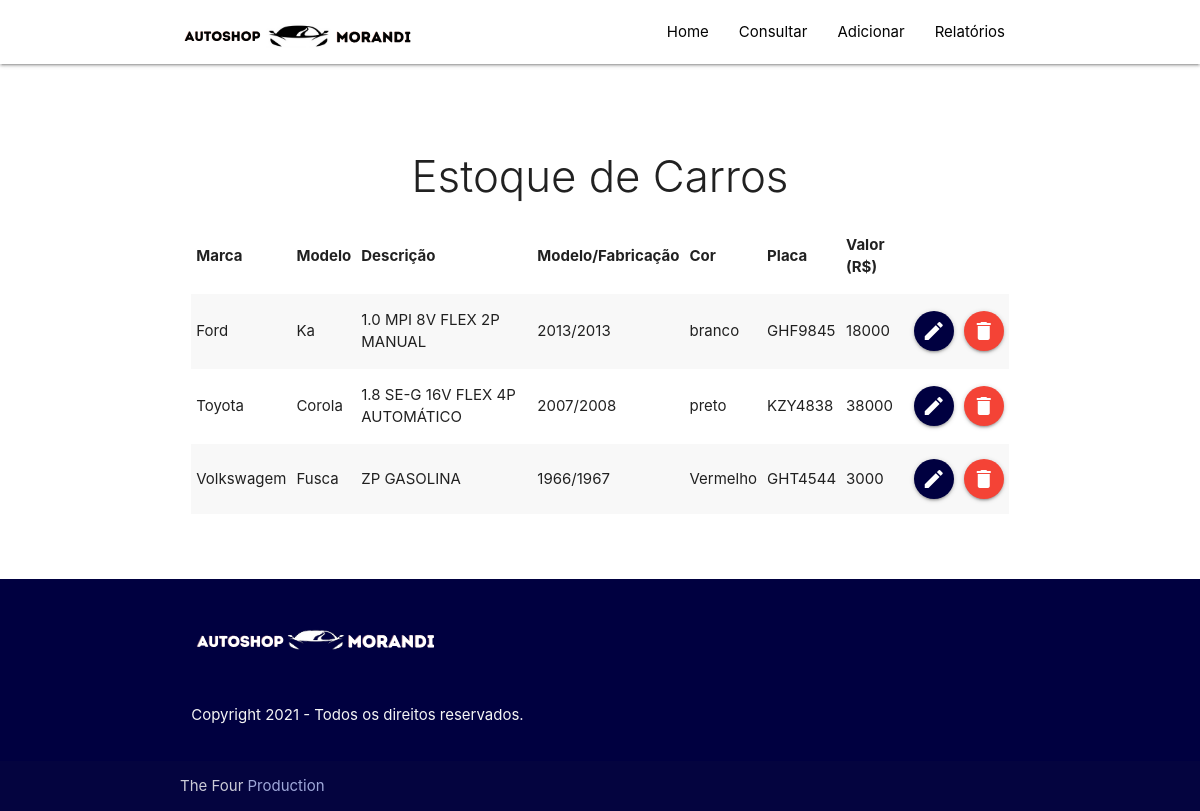
/consultar.php, run on the app's committed database.
### tables this page shows
CREATE TABLE IF NOT EXISTS `estoque` (
  `id` int(11) NOT NULL AUTO_INCREMENT,
  `marca` varchar(40) NOT NULL,
  `modelo` varchar(40) NOT NULL,
  `descricao` varchar(50) NOT NULL,
  `mod_fab` varchar(9) NOT NULL,
  `cor` varchar(20) NOT NULL,
  `placa` varchar(9) NOT NULL,
  `valor` int(11) NOT NULL,
  PRIMARY KEY (`id`)
);

### consultar.php (the view, shortened to what this page needs)
<?php
include_once 'php_action/db_connect.php';
include_once 'includes/header.php';
?>
<div class="section no-pad-bot" id="index-banner">
      <div class="container">
        <br /><br />
        <div class="row center">
          <div class="col s12">
            <h3 class="light ">Estoque de Carros</h3>
            <table class= "striped">
              <thead>
                <tr>
                  <th>Marca</th>
                  <th>Modelo</th>
                  <th>Descrição</th>
                  <th>Modelo/Fabricação</th>
                  <th>Cor</th>
                  <th>Placa</th>
                  <th>Valor (R$)</th>
                </tr>
              </thead>
              <tbody>
              <?php
                $sql= "SELECT * FROM estoque";
                $result= mysqli_query($connect, $sql);
                while($dados= mysqli_fetch_array($result)):
              ?>
                <tr>
                  <td><?php echo $dados['marca'];?></td>
                  <td><?php echo $dados['modelo'];?></td>
                  <td><?php echo $dados['descricao'];?></td>
                  <td><?php echo $dados['mod_fab'];?></td>
                  <td><?php echo $dados['cor'];?></td>
                  <td><?php echo $dados['placa'];?></td>
                  <td><?php echo $dados['valor'];?></td>
                  <td><a href="editar.php?id=<?php echo $dados['id'];?>" class="btn-floating azul-marinho">
                    <i class="material-icons"> edit</i></a>
                  </td>
                  <td><a href="#modal<?php echo $dados['id'];?>" class="btn-floating red modal-trigger">
                    <i class="material-icons"> delete</i></a>
                  </td>
                </tr>
                <?php endwhile; ?>
              </tbody>
            </table>
          </div>
        </div>
        <br /><br />
      </div>
    </div>
<?php
include_once 'includes/footer.php';
?>

### includes/header.php (shortened to what this page needs)
<!DOCTYPE html>
<html lang="pt">
<head>
  <link href="css/materialize.css" type="text/css" rel="stylesheet" media="screen,projection"/>
  <link href="css/style.css" type="text/css" rel="stylesheet" media="screen,projection"/>
</head>
<body>
  <nav class="white" role="navigation">
    <div class="nav-wrapper container"><a id="Logo-container" href="#" ><img src="assets/images/MORANDI.svg " width="250"></a>
      <ul class="right hide-on-med-and-down">
        <li><a href="index.php">Home</a></li>
        <li><a href="consultar.php">Consultar </a></li>
        <li><a href="adicionar.php">Adicionar</a></li>
        <li><a href="relatorio.php">Relatórios</a></li>
      </ul>
    </div>
  </nav>

### includes/footer.php (shortened to what this page needs)
<footer class="page-footer azul-marinho">
    <div class="container">
      <div class="row">
        <div class="col l12 s12">
          <img src="assets/images/MORANDI black.svg" width="250px"/>
          <p class="grey-text text-lighten-4">
            Copyright 2021 - Todos os direitos reservados.
          </p>
        </div>
      </div>
    </div>
    <div class="footer-copyright">
      <div class="container">
       The Four<a class="indigo-text bold text-lighten-3"> Production</a>
      </div>
    </div>
  </footer>
  </body>
</html>

### css/style.css (style rules this page uses)
#Logo-container img { bottom: 12px; }
nav ul a { color:#030303; }
.azul-marinho { background-color: #000040 !important; }

### data on the page
estoque: marca "Ford", modelo "Ka", descricao "1.0 MPI 8V FLEX 2P MANUAL", mod_fab "2013/2013", cor "branco", placa "GHF9845", valor "18000"
estoque: marca "Toyota", modelo "Corola", descricao "1.8 SE-G 16V FLEX 4P AUTOMÁTICO", mod_fab "2007/2008", cor "preto", placa "KZY4838", valor "38000"
estoque: marca "Volkswagem", modelo "Fusca", descricao "ZP GASOLINA", mod_fab "1966/1967", cor "Vermelho", placa "GHT4544", valor "3000"
